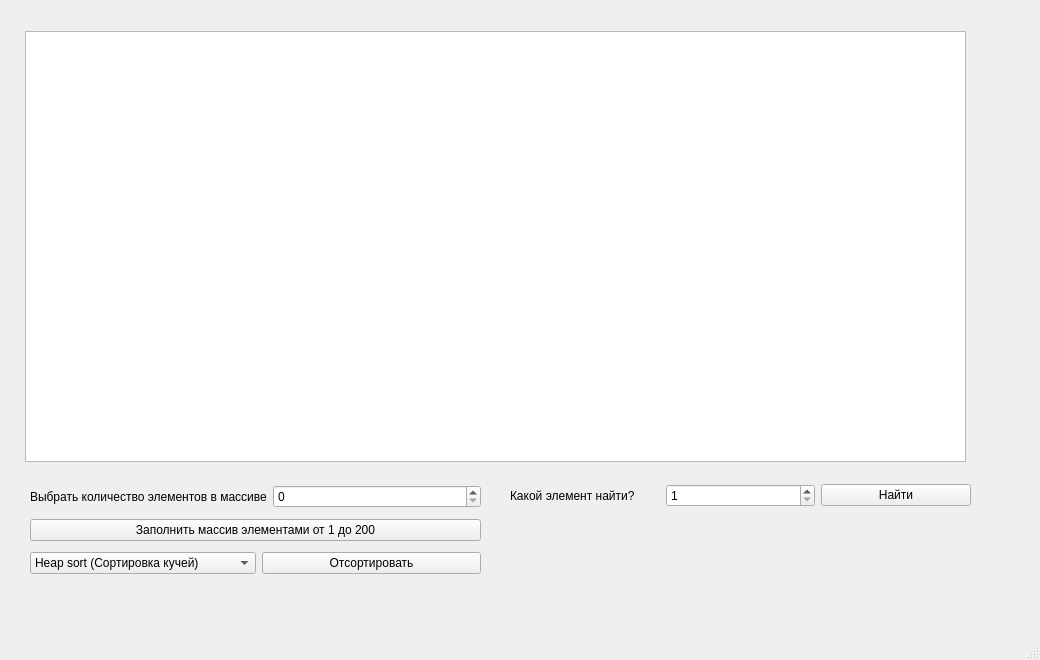
<?xml version="1.0" encoding="UTF-8"?>
<ui version="4.0">
 <class>MainWindow</class>
 <widget class="QMainWindow" name="MainWindow">
  <property name="geometry">
   <rect>
    <x>0</x>
    <y>0</y>
    <width>1040</width>
    <height>660</height>
   </rect>
  </property>
  <property name="windowTitle">
   <string>MainWindow</string>
  </property>
  <widget class="QWidget" name="centralwidget">
   <widget class="QGraphicsView" name="graphicsView">
    <property name="geometry">
     <rect>
      <x>25</x>
      <y>31</y>
      <width>941</width>
      <height>431</height>
     </rect>
    </property>
   </widget>
   <widget class="QWidget" name="layoutWidget">
    <property name="geometry">
     <rect>
      <x>30</x>
      <y>480</y>
      <width>451</width>
      <height>101</height>
     </rect>
    </property>
    <layout class="QVBoxLayout" name="verticalLayout">
     <item>
      <layout class="QHBoxLayout" name="horizontalLayout">
       <item>
        <widget class="QLabel" name="lbl_kolv_elements">
         <property name="text">
          <string>Выбрать количество элементов в массиве</string>
         </property>
        </widget>
       </item>
       <item>
        <widget class="QSpinBox" name="spb_kolvo_elementov">
         <property name="maximum">
          <number>1000</number>
         </property>
        </widget>
       </item>
      </layout>
     </item>
     <item>
      <widget class="QPushButton" name="bnt_random_filling">
       <property name="text">
        <string>Заполнить массив элементами от 1 до 200</string>
       </property>
      </widget>
     </item>
     <item>
      <layout class="QHBoxLayout" name="horizontalLayout_2">
       <item>
        <widget class="QComboBox" name="comboBox">
         <item>
          <property name="text">
           <string>Heap sort (Сортировка кучей)</string>
          </property>
         </item>
         <item>
          <property name="text">
           <string>Quick sort (Быстрая сортировка)</string>
          </property>
         </item>
         <item>
          <property name="text">
           <string>Merge sort (Сортировка слиянием)</string>
          </property>
         </item>
         <item>
          <property name="text">
           <string>Interpolation Sort</string>
          </property>
         </item>
        </widget>
       </item>
       <item>
        <widget class="QPushButton" name="bnt_sort">
         <property name="text">
          <string>Отсортировать</string>
         </property>
        </widget>
       </item>
      </layout>
     </item>
    </layout>
   </widget>
   <widget class="QWidget" name="layoutWidget">
    <property name="geometry">
     <rect>
      <x>510</x>
      <y>480</y>
      <width>461</width>
      <height>31</height>
     </rect>
    </property>
    <layout class="QHBoxLayout" name="horizontalLayout_3">
     <item>
      <widget class="QLabel" name="label">
       <property name="text">
        <string>Какой элемент найти?</string>
       </property>
      </widget>
     </item>
     <item>
      <widget class="QSpinBox" name="spb_target">
       <property name="minimum">
        <number>1</number>
       </property>
       <property name="maximum">
        <number>200</number>
       </property>
      </widget>
     </item>
     <item>
      <widget class="QPushButton" name="bnt_search">
       <property name="text">
        <string>Найти</string>
       </property>
      </widget>
     </item>
    </layout>
   </widget>
  </widget>
  <widget class="QMenuBar" name="menubar">
   <property name="geometry">
    <rect>
     <x>0</x>
     <y>0</y>
     <width>1040</width>
     <height>22</height>
    </rect>
   </property>
  </widget>
  <widget class="QStatusBar" name="statusbar"/>
 </widget>
 <resources/>
 <connections/>
</ui>
